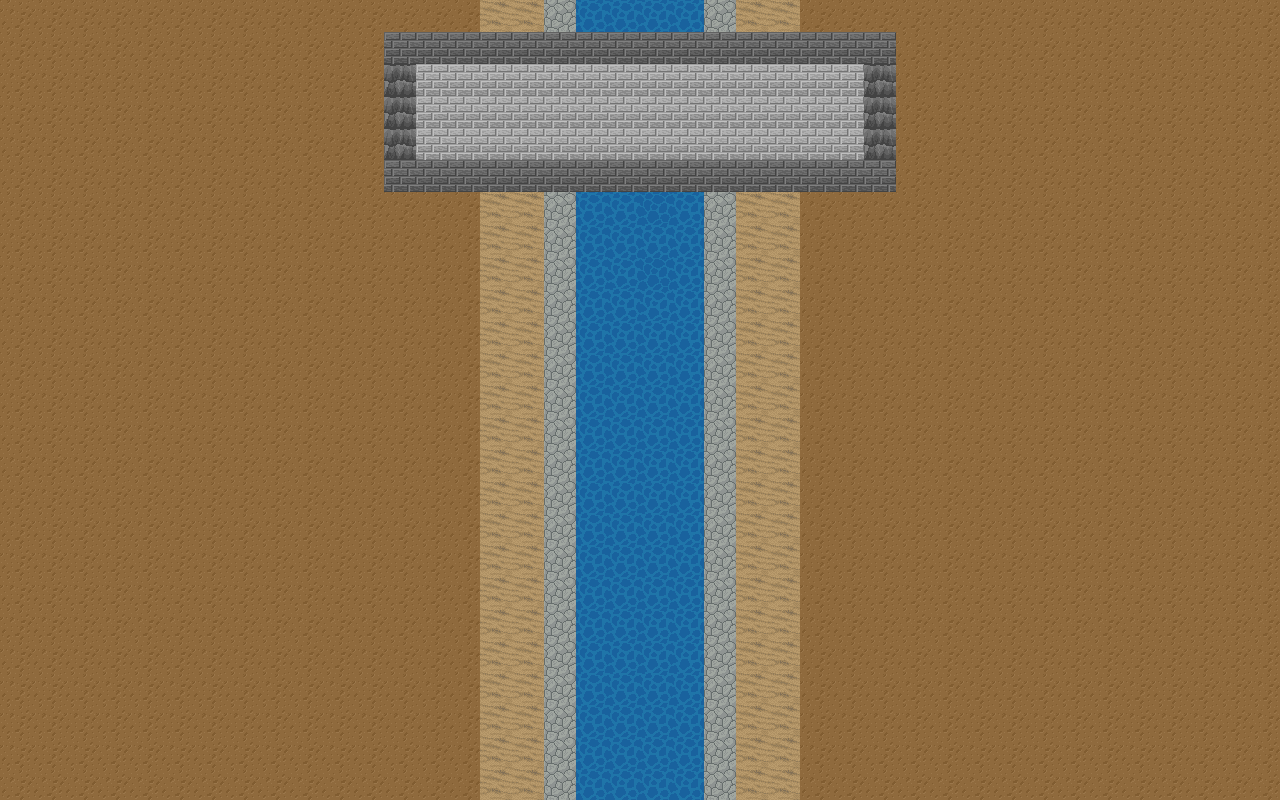

Rendered tile map (Tiled .tmx) drawn with the repository's tilesets; below, a short description and the full map source, tile grids included:
An orthogonal 40x25 tile map with 32x32 px tiles, 1 tile layer (ground_layer).

<map version="1.0" orientation="orthogonal" renderorder="right-down" width="40" height="25" tilewidth="32" tileheight="32" nextobjectid="1">
 <tileset firstgid="1" name="ground_tiles" tilewidth="32" tileheight="32" tilecount="64" columns="8">
  <image source="ground_tiles.png" width="256" height="256" />
 </tileset>
 <layer name="ground_layer" width="40" height="25">
  <data encoding="csv">
33,33,33,33,33,33,33,33,33,33,33,33,33,33,33,35,35,34,18,18,18,18,34,35,35,33,33,33,33,33,33,33,33,33,33,33,33,33,33,33,
33,33,33,33,33,33,33,33,33,33,33,33,7,7,7,7,7,7,7,7,7,7,7,7,7,7,7,7,33,33,33,33,33,33,33,33,33,33,33,33,
33,33,33,33,33,33,33,33,33,33,33,33,3,6,6,6,6,6,6,6,6,6,6,6,6,6,6,3,33,33,33,33,33,33,33,33,33,33,33,33,
33,33,33,33,33,33,33,33,33,33,33,33,3,6,6,6,6,6,6,6,6,6,6,6,6,6,6,3,33,33,33,33,33,33,33,33,33,33,33,33,
33,33,33,33,33,33,33,33,33,33,33,33,3,6,6,6,6,6,6,6,6,6,6,6,6,6,6,3,33,33,33,33,33,33,33,33,33,33,33,33,
33,33,33,33,33,33,33,33,33,33,33,33,7,7,7,7,7,7,7,7,7,7,7,7,7,7,7,7,33,33,33,33,33,33,33,33,33,33,33,33,
33,33,33,33,33,33,33,33,33,33,33,33,33,33,33,35,35,34,18,18,17,18,34,35,35,33,33,33,33,33,33,33,33,33,33,33,33,33,33,33,
33,33,33,33,33,33,33,33,33,33,33,33,33,33,33,35,35,34,18,18,18,18,34,35,35,33,33,33,33,33,33,33,33,33,33,33,33,33,33,33,
33,33,33,33,33,33,33,33,33,33,33,33,33,33,33,35,35,34,18,19,17,18,34,35,35,33,33,33,33,33,33,33,33,33,33,33,33,33,33,33,
33,33,33,33,33,33,33,33,33,33,33,33,33,33,33,35,35,34,18,18,19,18,34,35,35,33,33,33,33,33,33,33,33,33,33,33,33,33,33,33,
33,33,33,33,33,33,33,33,33,33,33,33,33,33,33,35,35,34,18,18,18,18,34,35,35,33,33,33,33,33,33,33,33,33,33,33,33,33,33,33,
33,33,33,33,33,33,33,33,33,33,33,33,33,33,33,35,35,34,18,18,18,18,34,35,35,33,33,33,33,33,33,33,33,33,33,33,33,33,33,33,
33,33,33,33,33,33,33,33,33,33,33,33,33,33,33,35,35,34,18,18,18,18,34,35,35,33,33,33,33,33,33,33,33,33,33,33,33,33,33,33,
33,33,33,33,33,33,33,33,33,33,33,33,33,33,33,35,35,34,18,18,18,18,34,35,35,33,33,33,33,33,33,33,33,33,33,33,33,33,33,33,
33,33,33,33,33,33,33,33,33,33,33,33,33,33,33,35,35,34,18,18,18,18,34,35,35,33,33,33,33,33,33,33,33,33,33,33,33,33,33,33,
33,33,33,33,33,33,33,33,33,33,33,33,33,33,33,35,35,34,18,18,18,18,34,35,35,33,33,33,33,33,33,33,33,33,33,33,33,33,33,33,
33,33,33,33,33,33,33,33,33,33,33,33,33,33,33,35,35,34,18,18,18,18,34,35,35,33,33,33,33,33,33,33,33,33,33,33,33,33,33,33,
33,33,33,33,33,33,33,33,33,33,33,33,33,33,33,35,35,34,18,18,18,18,34,35,35,33,33,33,33,33,33,33,33,33,33,33,33,33,33,33,
33,33,33,33,33,33,33,33,33,33,33,33,33,33,33,35,35,34,18,18,18,18,34,35,35,33,33,33,33,33,33,33,33,33,33,33,33,33,33,33,
33,33,33,33,33,33,33,33,33,33,33,33,33,33,33,35,35,34,18,18,18,18,34,35,35,33,33,33,33,33,33,33,33,33,33,33,33,33,33,33,
33,33,33,33,33,33,33,33,33,33,33,33,33,33,33,35,35,34,18,18,18,18,34,35,35,33,33,33,33,33,33,33,33,33,33,33,33,33,33,33,
33,33,33,33,33,33,33,33,33,33,33,33,33,33,33,35,35,34,18,18,18,18,34,35,35,33,33,33,33,33,33,33,33,33,33,33,33,33,33,33,
33,33,33,33,33,33,33,33,33,33,33,33,33,33,33,35,35,34,18,18,18,18,34,35,35,33,33,33,33,33,33,33,33,33,33,33,33,33,33,33,
33,33,33,33,33,33,33,33,33,33,33,33,33,33,33,35,35,34,18,18,18,18,34,35,35,33,33,33,33,33,33,33,33,33,33,33,33,33,33,33,
33,33,33,33,33,33,33,33,33,33,33,33,33,33,33,35,35,34,18,18,18,18,34,35,35,33,33,33,33,33,33,33,33,33,33,33,33,33,33,33
</data>
 </layer>
</map>
